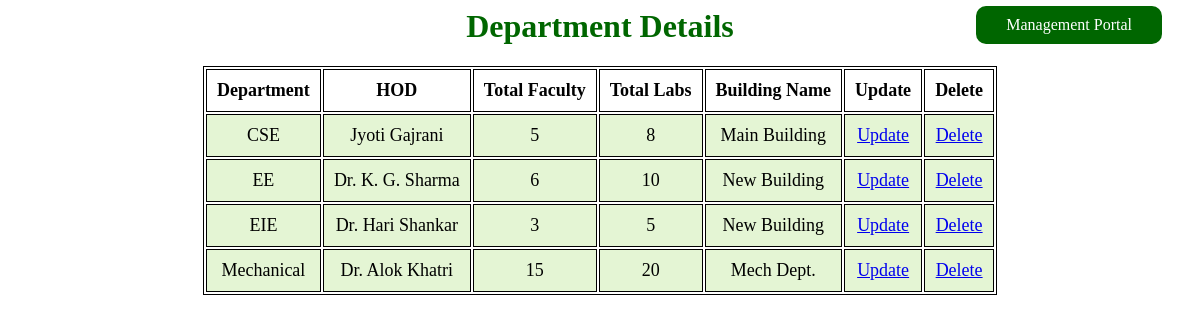
Page /ApnaCollege/Department/view_department.php on the committed database.
### tables this page shows
CREATE TABLE `department` (
  `dept_name` varchar(30) DEFAULT NULL,
  `hod` varchar(20) DEFAULT NULL,
  `faculty_no` int DEFAULT NULL,
  `total_labs` int DEFAULT NULL,
  `building_name` varchar(20) DEFAULT NULL
);

### ApnaCollege/Department/view_department.php (the view, shortened to what this page needs)
<html>
<head>
</head>
<body>
<h1>Department Details</h1>
<div>
	<a href="../ManPortal.php" class="bbtn">Management Portal</a>
</div>
<?php
include_once "../Connect/connection.php";
$query = "select * from department order by dept_name";
$result = mysqli_query($conn, $query);
echo "<table border='1'>
<tr>
<th>Department</th>
<th>HOD</th>
<th>Total Faculty</th>
<th>Total Labs</th>
<th>Building Name</th>
<th>Update</th>
<th>Delete</th>
</tr>";
while ($row = mysqli_fetch_assoc($result))
{
echo"<tr>";
echo "<td>".$row["dept_name"]."</td>";
echo "<td>".$row["hod"]."</td>";
echo "<td>".$row["faculty_no"]."</td>";
echo "<td>".$row["total_labs"]."</td>";
echo "<td>".$row["building_name"]."</td>";
echo "<td><a href='update_entry.php?dname=$row[dept_name] &hname=$row[hod] &totalf=$row[faculty_no] &tlab=$row[total_labs] &bname=$row[building_name]'>Update</a></td>";
echo "<td><a href='delete_entry.php?dname=$row[dept_name]'>Delete</a></td>";
echo "</tr>";
}
echo"</table>";
?>
</body>
</html>

### ApnaCollege/Department/view_department.php (style rules this page uses)
table { margin: 0 auto; font-size: large; border: 1px solid black; }
h1 { text-align: center; color: #006600; font-size: xx-large; font-family: 'Gill Sans', 'Gill Sans MT', ' Calibri', 'Trebuchet MS', 'sans-serif'; }
.bbtn { float: right; margin-top: -60px; margin-right: 30px; padding: 10px 30px; color: white; background: #006600; border-radius: 10px; text-decoration: none; }
td { background-color: #E4F5D4; border: 1px solid black; }
th, td { font-weight: bold; border: 1px solid black; padding: 10px; text-align: center; }
td { font-weight: lighter; }

### rows in the picture
department: dept_name "CSE", hod "Jyoti Gajrani", faculty_no "5", total_labs "8", building_name "Main Building"
department: dept_name "EE", hod "Dr. K. G. Sharma", faculty_no "6", total_labs "10", building_name "New Building"
department: dept_name "EIE", hod "Dr. Hari Shankar", faculty_no "3", total_labs "5", building_name "New Building"
department: dept_name "Mechanical", hod "Dr. Alok Khatri", faculty_no "15", total_labs "20", building_name "Mech Dept."
